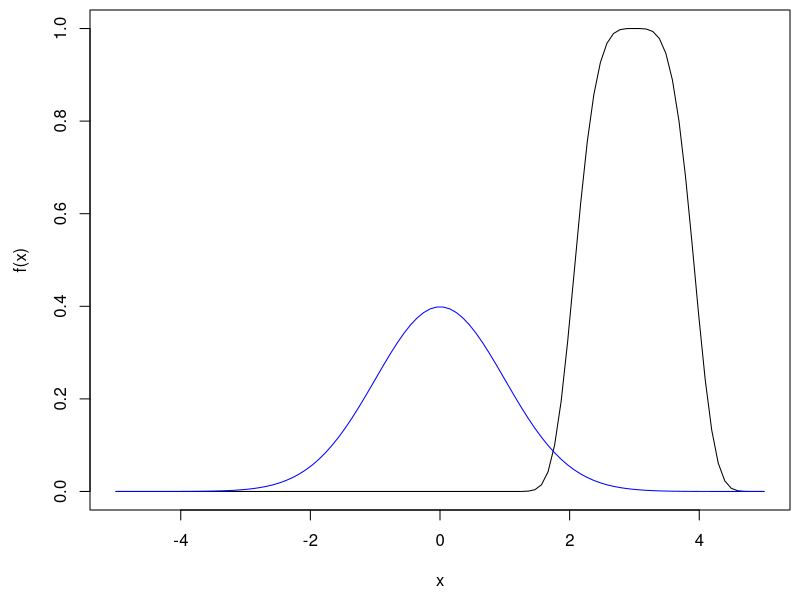
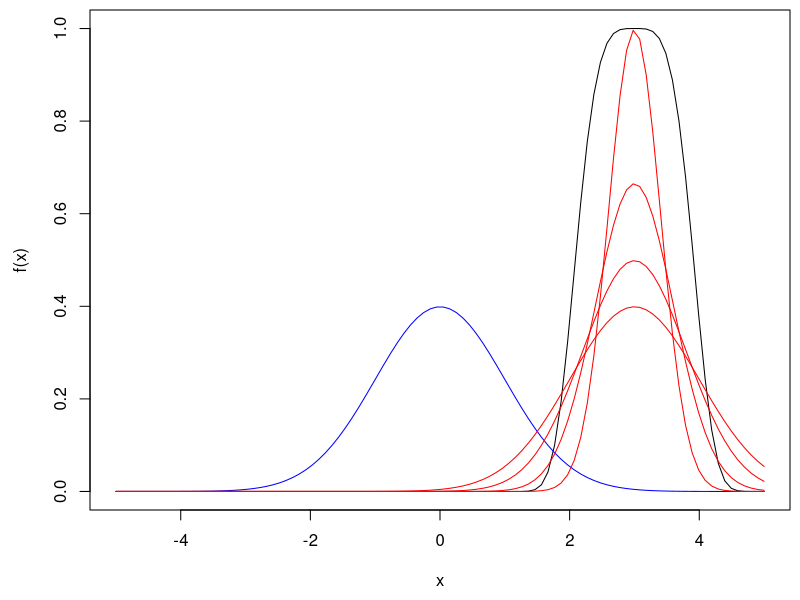
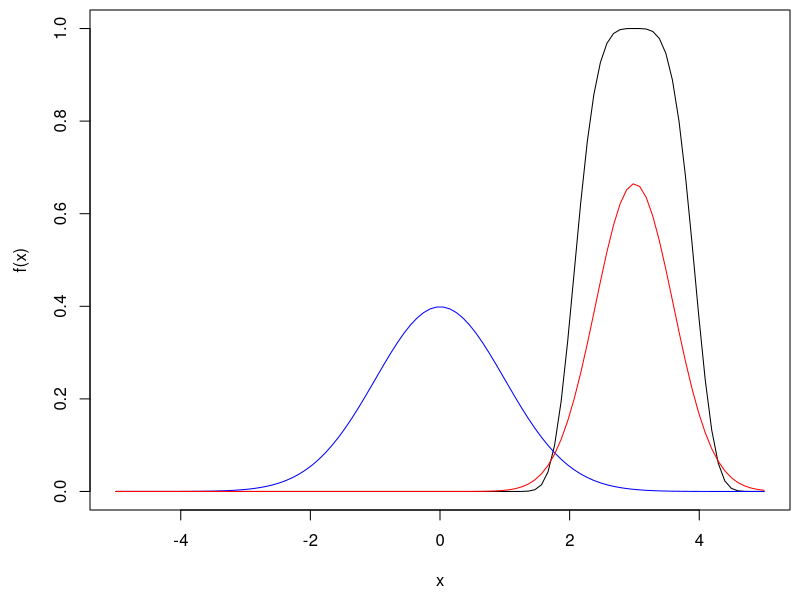
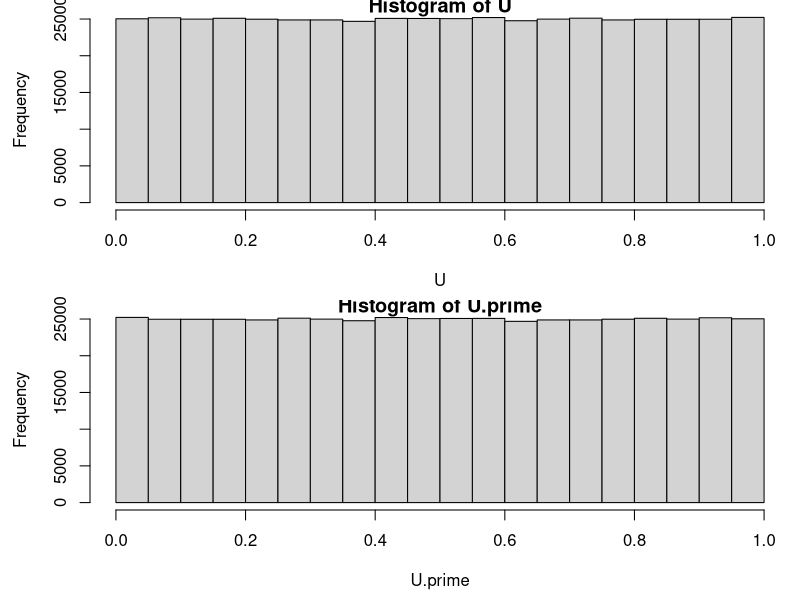
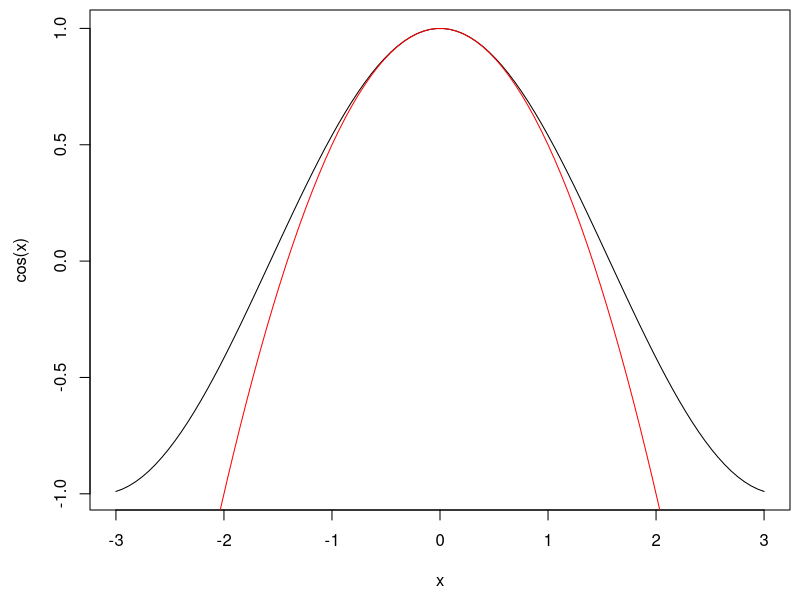
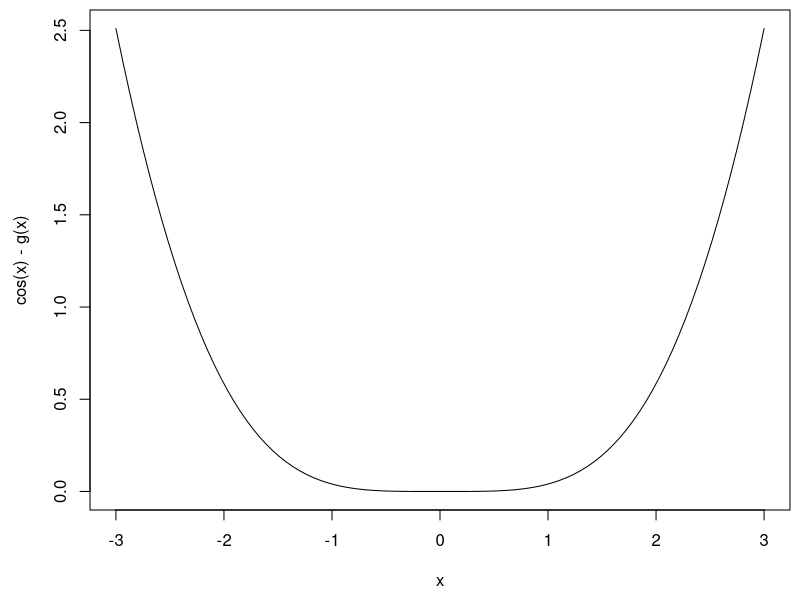

Source code (R) for these figures, in order:
## ---- chunk 1
# aim: estimate E(sin(X)) where X is normal

mu <- 1
sigma <- 1
N <- 1000000
X <- rnorm(N, mu, sigma)

mean(sin(X))
## ---- chunk 2
# aim: estimate P(X in A), where X is a random variable and A is a set.

# assume X ~ N(0,1)
# let A=[1, 2]

N <- 1e6
X <- rnorm(N)
f.of.X <- ifelse(X>=1 & X<=2, 1, 0)
mean(f.of.X)
## ---- chunk 3
# In fact, we can get the exact result

pnorm(2)-pnorm(1)
## ---- chunk 4
# aim: integrate h(x)=x^2 from 2 to 3

N <- 1e6
X <- runif(N, 2, 3)
f.of.X <- X^2*(3-2)
mean(f.of.X)

## ---- chunk 5
19/3
## ---- chunk 6
# aim: estimate E(exp(-(X-3)^4)) where X ~ N(0,1)
# using Importance Sampling

f <- function(x) exp(-(x-3)^4)

x <- seq(-5, 5, length.out= 100)
par(mai=c(0.9, 0.9, 0.1, 0.1)) # mai = margin in inches
plot(x, f(x), type="l")
lines(x, dnorm(x), col="blue")

## ---- chunk 7
# step 1: standard Monte-Carlo estimation

N <- 1e6
X <- rnorm(N)
mean(f(X))
RMSE.MC <- sqrt(var(f(X))/N)
RMSE.MC
## ---- chunk 8
# step 2: Importance Sampling estimate

x <- seq(-5, 5, length.out= 100)
par(mai=c(0.9, 0.9, 0.1, 0.1)) # mai = margin in inches
plot(x, f(x), type="l")
lines(x, dnorm(x), col="blue")

lines(x, dnorm(x, 3), col="red")
lines(x, dnorm(x, 3, 0.8), col="red")
lines(x, dnorm(x, 3, 0.6), col="red")
lines(x, dnorm(x, 3, 0.4), col="red")
## ---- chunk 9
# step 2: Importance Sampling estimate
# we have to choose Y
# here, we use Y ~ N(3, 0.6^2)

x <- seq(-5, 5, length.out= 100)
par(mai=c(0.9, 0.9, 0.1, 0.1)) # mai = margin in inches
plot(x, f(x), type="l")
lines(x, dnorm(x), col="blue")


lines(x, dnorm(x, 3, 0.6), col="red")
Y <- rnorm(N, 3, 0.6)
phi <- function(x) dnorm(x)
psi <- function(x) dnorm(x, 3, 0.6)
mean(f(Y)*phi(Y)/ psi(Y))

RMSE.IS <- sqrt( var(f(Y) * phi(Y) / psi(Y)) / N)
RMSE.IS

RMSE.MC/RMSE.IS
## ---- chunk 10
# aim: estimate E(U^2) where U ~ U(0,1)
# using an Antithetic Variables (AV) estimates

# for comparison: Monte Carlo estimates

N <- 1e6
U <- runif(N)
mean(U^2)
RMSE.MC <- sqrt(var(U^2)/N)
RMSE.MC

# AV estimate

M <- N/2
U <- runif(M)
U.prime <- 1-U

cor(U^2, U.prime^2)

sum(U^2 + U.prime^2)/N # quite close

RMSE.AV <- sqrt(var(U^2) / N * (1+cor(U^2, U.prime^2)))
RMSE.AV

## ---- chunk 11
par(mfrow=c(2,1))
hist(U)
hist(U.prime)
par(mfrow=c(1,1))
## ---- chunk 12
# aim: estimate E(cos(X)), where X ~ N(0,1)
# using the Control Variates Method

# for comparison: standard Monte Carlo
N <- 1e6
X <- rnorm(N)
mean(cos(X))
RMSE.MC <- sqrt(var(cos(X))/N)
RMSE.MC

# using Control Variates
g <- function(x) 1-x^2/2

x <- seq(-3,3, length.out = 100)
par(mai=c(0.9, 0.9, 0.1, 0.1))
plot(x, cos(x), type="l")
lines(x, g(x), col="red")

mean(cos(X)-g(X)) + 1/2
RMSE.CV <- sqrt(var(cos(X)-g(X))/N)
RMSE.CV
RMSE.CV/RMSE.MC
## ---- chunk 13
plot(x, cos(x)-g(x), type="l")
var(cos(X)-g(X))
var(cos(X))

